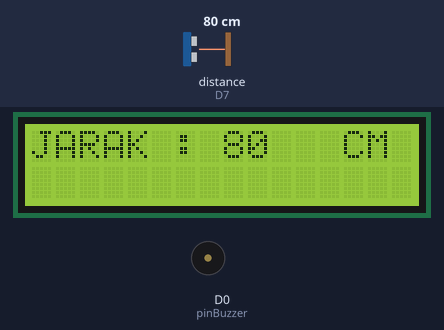
Bench run of a sketch on a simulated ESP8266 (NodeMCU). On the bench: 16×2 character LCD, buzzer (waves = sounding, pin HIGH). Wiring (inferred from the names in the program): ultrasonic range finder: trigger D8; echo D7. The test bench sets the inputs (shaded band); at power-on: distance to the obstacle (sensor on D7) 80 cm. The echo pulse lasts 58.3 µs per cm; pins used as bus, display or sensor lines are not drawn; what the sketch prints to the serial monitor is not drawn.

Above: at 2.2 s.
2.3 s: distance to the obstacle (sensor on D7) set to 7 cm
At 4.0 s:
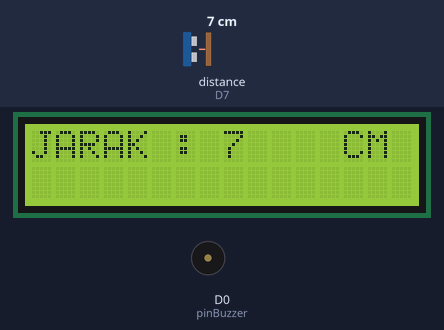
4.6 s: distance to the obstacle (sensor on D7) set to 4 cm
At 5.6 s:
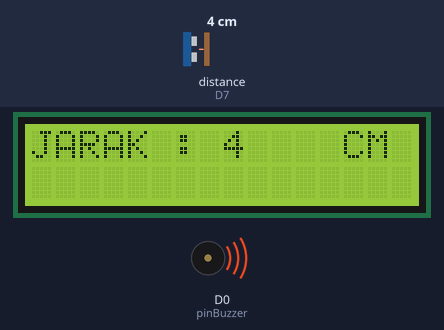
6.6 s: distance to the obstacle (sensor on D7) set to 2 cm
At 8.3 s:
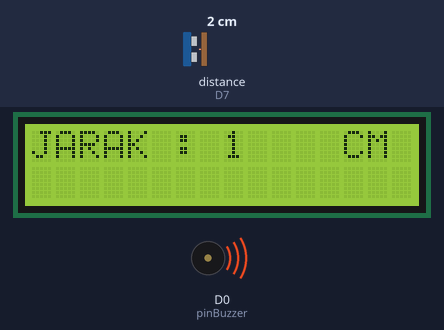
Timing chart, 0 to 9.8 s (numbered marks = the images above; inputs shaded):
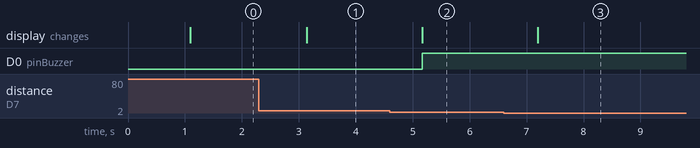

Measured:
- the behaviour switches between 6 and 5 cm on distance to the obstacle (sensor on D7) (found by bisection; images 1 and 2)
- after the input at 2.3 s, the display: changes after 0.83 s (image 1)
- after the input at 4.6 s, D0 (pinBuzzer): LOW → HIGH after 0.57 s; the display: changes after 0.57 s (image 2)
- after the input at 6.6 s, the display: changes after 0.60 s (image 3)

The sketch:

pertemuan-8.ino
```cpp
#include <Wire.h>
#include <LiquidCrystal_I2C.h>

LiquidCrystal_I2C lcd = LiquidCrystal_I2C(0x27, 16, 2);

// SCL --> D1
// SDA --> D2

#define triggerPin D8
#define echoPin D7

#define pinBuzzer D0

void setup() {
  Serial.begin(9600);

  pinMode(triggerPin, OUTPUT);
  pinMode(echoPin, INPUT);

  pinMode(pinBuzzer, OUTPUT);

  lcd.init();
  lcd.backlight();
  lcd.clear();

  lcd.setCursor(4, 0);
  lcd.print("KELAS 3C");

  Serial.println("Program Sensor Ultrasonik");

  delay(1000);
}

void loop() {
  long duration, jarak;
  digitalWrite(triggerPin, LOW);
  delayMicroseconds(2);
  digitalWrite(triggerPin, HIGH);
  delayMicroseconds(10);
  digitalWrite(triggerPin, LOW);

  duration = pulseIn(echoPin, HIGH);
  jarak = (duration/2) / 29.1;

  Serial.println("jarak :");
  Serial.print(jarak);
  Serial.println(" cm");

  lcd.clear();
  lcd.setCursor(0, 0);
  lcd.print("JARAK : ");
  lcd.setCursor(8, 0);
  lcd.print(jarak);
  lcd.setCursor(13, 0);
  lcd.print("CM");

  if (jarak <= 5) {
    Serial.println("Buzzer berbunyi");
    digitalWrite(pinBuzzer, HIGH);
  } else {
    Serial.println("Buzzer mati");
    digitalWrite(pinBuzzer, LOW);
  }

  delay(1000);
}
```
